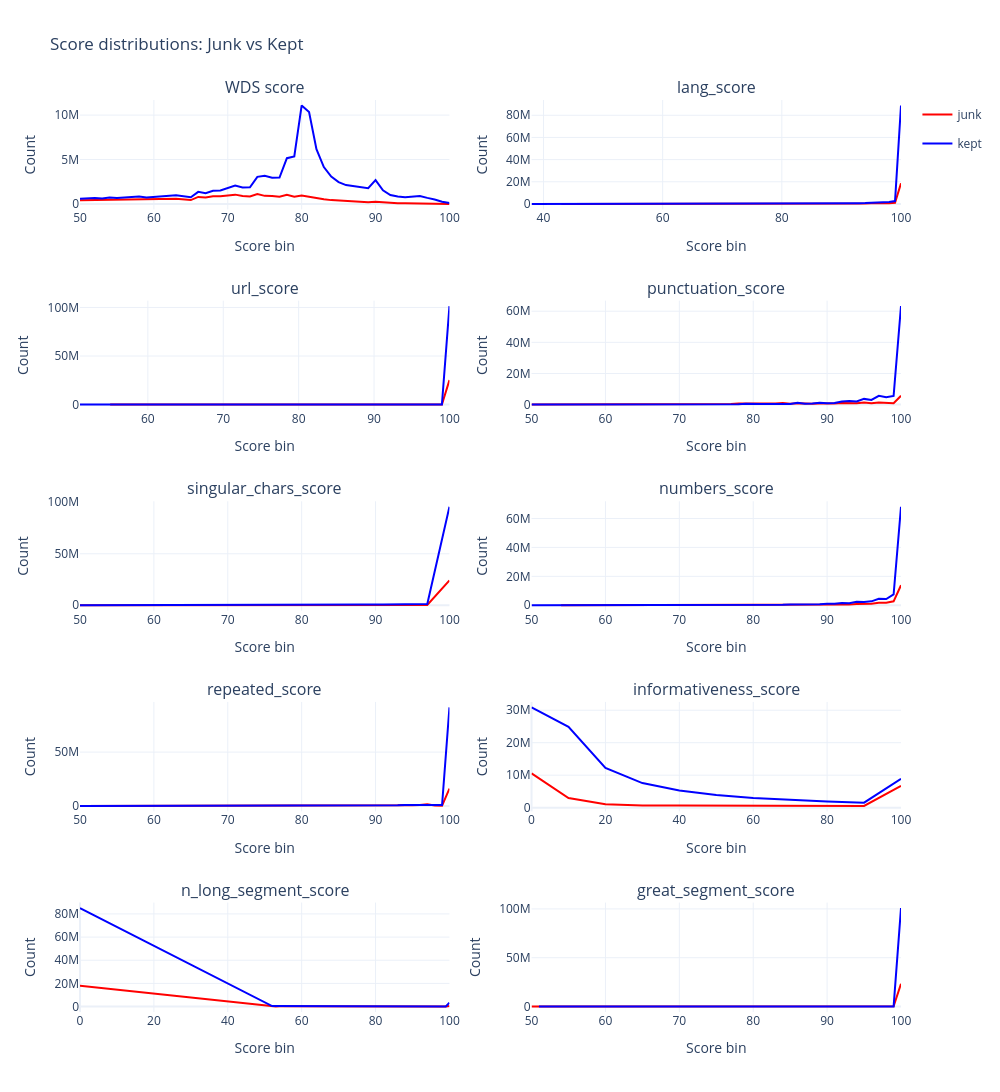

Notebook source saved alongside this figure:
### Code cell
import plotly.graph_objects as go
from plotly.subplots import make_subplots

titles = [
    'WDS score',
    'lang_score',
    'url_score',
    'punctuation_score',
    'singular_chars_score',
    'numbers_score',
    'repeated_score',
    'informativeness_score',
    'n_long_segment_score',
    'great_segment_score'
]

fig = make_subplots(
    rows=5,
    cols=2,
    subplot_titles=titles
)

for i, title in enumerate(titles):
    row = i // 2 + 1
    col = i % 2 + 1

    for dataset, color in [("junk", "red"), ("kept", "blue")]:
        x = list(data[dataset][i].keys())
        y = list(data[dataset][i].values())

        fig.add_trace(
            go.Scatter(
                x=x,
                y=y,
                mode="lines",
                name=dataset,
                legendgroup=dataset,
                showlegend=(i == 0),
                line=dict(color=color)
            ),
            row=row,
            col=col
        )

fig.update_layout(
    height=1200,
    width=1000,
    title="Score distributions: Junk vs Kept",
    template="plotly_white"
)

fig.update_xaxes(title_text="Score bin")
fig.update_yaxes(title_text="Count")

fig.show()

### Figure 1 — Plotly figure (JSON) as saved in the notebook; plotly's stock layout.template omitted (floating-point values rounded to 4 significant figures)
{"data": [{"legendgroup": "junk", "line": {"color": "red"}, "mode": "lines", "name": "junk", "showlegend": true, "type": "scatter", "x": [50, 51, 52, 53, 54, 55, 56, 57, 58, 59, 60, 61, 62, 63, 65, 66, 67, 68, 69, 70, 71, 72, 73, 74, 75, 76, 77, 78, 79, 80, 81, 82, 83, 84, 85, 86, 87, 88, 89, 90, 91, 92, 93, 94, 95, 96, 97, 98, 99, 100], "xaxis": "x", "y": [434076, 448816, 431406, 434003, 475011, 453505, 484533, 486836, 542073, 526416, 543479, 565062, 598377, 584824, 440419, 792725, 742938, 862358, 862774, 930040, 1052004, 890931, 842746, 1131511, 913964, 891275, 811236, 1026907, 806610, 966371, 815144, 621977, 535183, 435833, 375244, 301119, 244332, 198267, 184447, 250474, 190469, 102806, 82242, 75279, 70541, 62436, 41029, 22230, 7284, 3357], "yaxis": "y"}, {"legendgroup": "kept", "line": {"color": "blue"}, "mode": "lines", "name": "kept", "showlegend": true, "type": "scatter", "x": [50, 51, 52, 53, 54, 55, 56, 57, 58, 59, 60, 61, 62, 63, 65, 66, 67, 68, 69, 70, 71, 72, 73, 74, 75, 76, 77, 78, 79, 80, 81, 82, 83, 84, 85, 86, 87, 88, 89, 90, 91, 92, 93, 94, 95, 96, 97, 98, 99, 100], "xaxis": "x", "y": [586707, 636907, 661761, 627953, 733563, 661417, 724096, 729507, 831108, 732131, 804262, 881326, 934307, 975590, 760408, 1366966, 1207666, 1485496, 1516090, 1832012, 2065496, 1869317, 1879570, 3051107, 3177864, 2963955, 2971462, 5149891, 5354740, 11081498, 10341140, 6159022, 4155664, 3077140, 2467253, 2125850, 2013653, 1884280, 1776419, 2687894, 1541146, 1006844, 836815, 767637, 817233, 897236, 688064, 513336, 251975, 101405], "yaxis": "y"}, {"legendgroup": "junk", "line": {"color": "red"}, "mode": "lines", "name": "junk", "showlegend": false, "type": "scatter", "x": [43, 44, 46, 47, 48, 49, 50, 51, 52, 53, 54, 55, 56, 57, 58, 59, 60, 61, 62, 63, 64, 65, 66, 67, 68, 69, 70, 71, 72, 73, 74, 75, 76, 77, 78, 79, 80, 81, 82, 83, 84, 85, 86, 87, 88, 89, 90, 91, 92, 93, 94, 95, 96, 97, 98, 99, 100], "xaxis": "x2", "y": [1, 1, 4, 3, 6, 9, 20, 32, 45, 50, 64, 70, 103, 128, 163, 242, 269, 412, 977, 1252, 1826, 2284, 3225, 4249, 5977, 7125, 8501, 9986, 12052, 13823, 15859, 17958, 20603, 23654, 26722, 31038, 34650, 40235, 47067, 54065, 65701, 75506, 90783, 106702, 126229, 150347, 178771, 217059, 275980, 371163, 526742, 726074, 981074, 879079, 740269, 1064227, 18632463], "yaxis": "y2"}, {"legendgroup": "kept", "line": {"color": "blue"}, "mode": "lines", "name": "kept", "showlegend": false, "type": "scatter", "x": [38, 39, 40, 41, 42, 43, 44, 45, 46, 47, 48, 49, 50, 51, 52, 53, 54, 55, 56, 57, 58, 59, 60, 61, 62, 63, 64, 65, 66, 67, 68, 69, 70, 71, 72, 73, 74, 75, 76, 77, 78, 79, 80, 81, 82, 83, 84, 85, 86, 87, 88, 89, 90, 91, 92, 93, 94, 95, 96, 97, 98, 99, 100], "xaxis": "x2", "y": [1, 1, 1, 6, 16, 33, 80, 149, 231, 355, 366, 535, 708, 802, 1046, 1231, 1297, 1514, 1750, 1985, 2249, 2701, 3335, 4730, 7739, 8936, 11285, 13065, 15840, 19021, 22980, 26744, 30861, 35868, 41459, 46894, 53001, 60125, 67586, 76418, 85844, 93287, 101213, 113764, 129003, 144292, 164159, 186651, 212282, 242740, 282596, 331450, 390095, 466211, 550035, 642961, 771139, 945832, 1164548, 1473250, 1883346, 2609719, 88816818], "yaxis": "y2"}, {"legendgroup": "junk", "line": {"color": "red"}, "mode": "lines", "name": "junk", "showlegend": false, "type": "scatter", "x": [55, 56, 57, 58, 59, 60, 61, 62, 63, 64, 65, 66, 67, 68, 69, 70, 71, 72, 73, 74, 75, 76, 77, 78, 79, 80, 81, 82, 83, 84, 85, 86, 87, 88, 89, 90, 91, 92, 93, 94, 95, 96, 97, 98, 99, 100], "xaxis": "x3", "y": [1, 2, 8, 9, 7, 14, 28, 49, 90, 96, 153, 162, 220, 346, 430, 575, 647, 786, 831, 851, 2511, 3170, 4033, 4998, 4742, 6265, 7299, 8763, 8915, 7877, 8081, 9196, 9896, 11852, 11082, 10587, 12235, 14153, 13961, 14883, 13966, 16681, 17843, 21662, 22091, 25320872], "yaxis": "y3"}, {"legendgroup": "kept", "line": {"color": "blue"}, "mode": "lines", "name": "kept", "showlegend": false, "type": "scatter", "x": [51, 52, 53, 54, 55, 56, 57, 58, 59, 60, 61, 62, 63, 64, 65, 66, 67, 68, 69, 70, 71, 72, 73, 74, 75, 76, 77, 78, 79, 80, 81, 82, 83, 84, 85, 86, 87, 88, 89, 90, 91, 92, 93, 94, 95, 96, 97, 98, 99, 100], "xaxis": "x3", "y": [1, 1, 2, 8, 16, 14, 42, 65, 61, 141, 165, 341, 453, 513, 905, 1056, 1873, 3070, 3897, 5401, 5845, 7898, 7275, 7550, 20053, 21627, 28339, 33490, 26990, 28813, 32343, 40401, 32498, 25114, 25349, 28767, 29613, 36370, 34562, 34777, 39237, 46496, 46188, 47360, 45460, 54029, 55470, 66460, 60985, 101376795], "yaxis": "y3"}, {"legendgroup": "junk", "line": {"color": "red"}, "mode": "lines", "name": "junk", "showlegend": false, "type": "scatter", "x": [50, 51, 52, 53, 54, 55, 56, 57, 58, 59, 60, 61, 62, 63, 64, 65, 66, 67, 68, 69, 70, 71, 72, 73, 74, 75, 76, 77, 78, 79, 80, 81, 82, 83, 84, 85, 86, 87, 88, 89, 90, 91, 92, 93, 94, 95, 96, 97, 98, 99, 100], "xaxis": "x4", "y": [32, 6, 11, 14, 42, 134, 223, 24261, 682, 818, 948, 1068, 13637, 29789, 111950, 40177, 50681, 56965, 63674, 66151, 104657, 168523, 82353, 145807, 124050, 276391, 276667, 374028, 737932, 671655, 579780, 907058, 630292, 641027, 972586, 615719, 951720, 520099, 502690, 779021, 571416, 639125, 1096000, 908527, 832747, 1302977, 892849, 1339392, 905118, 929696, 5651754], "yaxis": "y4"}, {"legendgroup": "kept", "line": {"color": "blue"}, "mode": "lines", "name": "kept", "showlegend": false, "type": "scatter", "x": [50, 51, 52, 53, 54, 55, 56, 57, 58, 59, 60, 61, 62, 63, 64, 65, 66, 67, 68, 69, 70, 71, 72, 73, 74, 75, 76, 77, 78, 79, 80, 81, 82, 83, 84, 85, 86, 87, 88, 89, 90, 91, 92, 93, 94, 95, 96, 97, 98, 99, 100], "xaxis": "x4", "y": [187, 54, 94, 173, 357, 976, 1260, 23884, 1828, 2279, 2586, 3474, 11942, 20516, 172101, 18423, 21146, 23899, 27038, 30299, 50565, 268074, 46141, 81426, 66904, 124335, 106240, 132298, 248836, 487717, 203252, 385596, 312412, 356013, 614484, 466956, 1260585, 592163, 668703, 1190151, 943739, 1099324, 2010287, 2335505, 1965885, 3672398, 3018480, 5664074, 4736080, 5615752, 63277288], "yaxis": "y4"}, {"legendgroup": "junk", "line": {"color": "red"}, "mode": "lines", "name": "junk", "showlegend": false, "type": "scatter", "x": [50, 51, 52, 53, 54, 55, 56, 57, 58, 59, 60, 61, 62, 63, 64, 65, 66, 67, 68, 69, 70, 73, 76, 79, 82, 85, 88, 91, 94, 97, 100], "xaxis": "x5", "y": [1, 1, 15, 13, 11, 55, 24, 124, 400, 162, 469, 240, 2328, 2663, 2796, 16091, 7033, 19348, 46666, 23060, 63377, 49875, 68011, 85701, 105323, 126692, 148560, 183292, 233045, 289806, 24117737], "yaxis": "y5"}, {"legendgroup": "kept", "line": {"color": "blue"}, "mode": "lines", "name": "kept", "showlegend": false, "type": "scatter", "x": [50, 51, 52, 53, 54, 55, 56, 57, 58, 59, 60, 61, 62, 63, 64, 65, 66, 67, 68, 69, 70, 73, 76, 79, 82, 85, 88, 91, 94, 97, 100], "xaxis": "x5", "y": [7, 24, 130, 126, 122, 747, 406, 1196, 2729, 1282, 5826, 3113, 25239, 26510, 19903, 88577, 43679, 115549, 270467, 125017, 330131, 231296, 295865, 337935, 426185, 556960, 694008, 843146, 1032751, 1241812, 95643441], "yaxis": "y5"}, {"legendgroup": "junk", "line": {"color": "red"}, "mode": "lines", "name": "junk", "showlegend": false, "type": "scatter", "x": [54, 55, 56, 57, 58, 59, 60, 61, 62, 63, 64, 65, 66, 67, 68, 69, 70, 71, 72, 73, 74, 75, 76, 77, 78, 79, 80, 81, 82, 83, 84, 85, 86, 87, 88, 89, 90, 91, 92, 93, 94, 95, 96, 97, 98, 99, 100], "xaxis": "x6", "y": [2, 8, 24, 36, 95, 125, 202, 269, 538, 694, 905, 740, 1520, 1983, 2975, 3841, 4928, 9321, 10496, 17407, 16338, 19216, 30045, 27866, 45294, 43832, 72930, 67289, 78729, 120400, 107169, 154521, 130083, 193058, 164182, 193337, 312905, 291428, 486975, 459335, 798142, 784431, 991791, 1741926, 1676470, 2730908, 13798210], "yaxis": "y6"}, {"legendgroup": "kept", "line": {"color": "blue"}, "mode": "lines", "name": "kept", "showlegend": false, "type": "scatter", "x": [50, 51, 52, 53, 54, 55, 56, 57, 58, 59, 60, 61, 62, 63, 64, 65, 66, 67, 68, 69, 70, 71, 72, 73, 74, 75, 76, 77, 78, 79, 80, 81, 82, 83, 84, 85, 86, 87, 88, 89, 90, 91, 92, 93, 94, 95, 96, 97, 98, 99, 100], "xaxis": "x6", "y": [1, 2, 2, 12, 22, 20, 57, 95, 175, 238, 369, 584, 2380, 3572, 5661, 4907, 10262, 12740, 17550, 21329, 27422, 47947, 47263, 79373, 72518, 85765, 134025, 116121, 176191, 147355, 216373, 198562, 233942, 370181, 333500, 524627, 456334, 706240, 611243, 703885, 1113146, 999462, 1617844, 1464800, 2419431, 2251074, 2718760, 4513741, 4336194, 7460552, 68100330], "yaxis": "y6"}, {"legendgroup": "junk", "line": {"color": "red"}, "mode": "lines", "name": "junk", "showlegend": false, "type": "scatter", "x": [50, 51, 52, 53, 54, 55, 56, 57, 58, 59, 60, 61, 62, 63, 64, 65, 66, 67, 68, 69, 70, 71, 72, 73, 74, 75, 76, 77, 78, 79, 80, 81, 82, 83, 84, 85, 86, 87, 88, 89, 90, 91, 92, 93, 94, 95, 96, 97, 98, 99, 100], "xaxis": "x7", "y": [2, 2, 18, 87, 65, 192, 361, 450, 487, 595, 1182, 2108, 3693, 3698, 5935, 11334, 11752, 70568, 39688, 36802, 83859, 135156, 55845, 94635, 68745, 205034, 90641, 131176, 109146, 206286, 185118, 132236, 111148, 285610, 155082, 167430, 183550, 167188, 413173, 279159, 338978, 334892, 422137, 496725, 932607, 487675, 930880, 1457991, 430624, 230730, 16080444], "yaxis": "y7"}, {"legendgroup": "kept", "line": {"color": "blue"}, "mode": "lines", "name": "kept", "showlegend": false, "type": "scatter", "x": [50, 51, 52, 53, 54, 55, 56, 57, 58, 59, 60, 61, 62, 63, 64, 65, 66, 67, 68, 69, 70, 71, 72, 73, 74, 75, 76, 77, 78, 79, 80, 81, 82, 83, 84, 85, 86, 87, 88, 89, 90, 91, 92, 93, 94, 95, 96, 97, 98, 99, 100], "xaxis": "x7", "y": [21, 98, 277, 651, 902, 1756, 2773, 3905, 4599, 5128, 10140, 7381, 19255, 9892, 21195, 19266, 13758, 109224, 32505, 42259, 46909, 90265, 37558, 71204, 51123, 205587, 71736, 74293, 109193, 99964, 228923, 112402, 151037, 315300, 130820, 177548, 365686, 175364, 464395, 426900, 438187, 417236, 595905, 603179, 771665, 714964, 837595, 992733, 941307, 817576, 91522640], "yaxis": "y7"}, {"legendgroup": "junk", "line": {"color": "red"}, "mode": "lines", "name": "junk", "showlegend": false, "type": "scatter", "x": [0, 10, 20, 30, 40, 50, 60, 70, 80, 90, 100], "xaxis": "x8", "y": [10554518, 2972743, 1077492, 648035, 665935, 601203, 664663, 571715, 601180, 544736, 6690699], "yaxis": "y8"}, {"legendgroup": "kept", "line": {"color": "blue"}, "mode": "lines", "name": "kept", "showlegend": false, "type": "scatter", "x": [0, 10, 20, 30, 40, 50, 60, 70, 80, 90, 100], "xaxis": "x8", "y": [30873432, 24916192, 12216170, 7573783, 5279347, 3875660, 2972960, 2331292, 1887078, 1533966, 8904299], "yaxis": "y8"}, {"legendgroup": "junk", "line": {"color": "red"}, "mode": "lines", "name": "junk", "showlegend": false, "type": "scatter", "x": [0, 52, 53, 54, 55, 56, 57, 58, 59, 60, 61, 62, 63, 64, 65, 66, 67, 68, 69, 70, 71, 72, 73, 74, 75, 76, 77, 78, 79, 80, 81, 82, 83, 84, 85, 86, 87, 88, 89, 90, 91, 92, 93, 94, 95, 96, 97, 98, 99, 100], "xaxis": "x9", "y": [18030897, 131295, 143573, 163349, 174771, 178159, 182287, 268898, 264488, 290496, 284135, 350669, 333687, 325615, 327807, 304564, 288215, 330127, 273253, 257719, 235542, 234330, 200814, 172788, 156568, 136236, 118523, 137525, 102055, 79021, 77744, 73760, 50506, 44944, 39630, 31637, 31977, 32265, 26023, 28122, 21525, 25114, 19917, 19062, 15214, 13919, 14880, 15131, 12529, 521614], "yaxis": "y9"}, {"legendgroup": "kept", "line": {"color": "blue"}, "mode": "lines", "name": "kept", "showlegend": false, "type": "scatter", "x": [0, 52, 53, 54, 55, 56, 57, 58, 59, 60, 61, 62, 63, 64, 65, 66, 67, 68, 69, 70, 71, 72, 73, 74, 75, 76, 77, 78, 79, 80, 81, 82, 83, 84, 85, 86, 87, 88, 89, 90, 91, 92, 93, 94, 95, 96, 97, 98, 99, 100], "xaxis": "x9", "y": [85098292, 413188, 423273, 451667, 462378, 416378, 343809, 432322, 391332, 390242, 366774, 396924, 373901, 365903, 364493, 342863, 329189, 380312, 337896, 316081, 318994, 336269, 314359, 303719, 302882, 304634, 292438, 358015, 294798, 260519, 273976, 283169, 245571, 229930, 236082, 200429, 215434, 221282, 189639, 182843, 153602, 177518, 152027, 138435, 123565, 111297, 116647, 118976, 101729, 3408184], "yaxis": "y9"}, {"legendgroup": "junk", "line": {"color": "red"}, "mode": "lines", "name": "junk", "showlegend": false, "type": "scatter", "x": [50, 51, 52, 53, 54, 55, 56, 57, 58, 59, 60, 61, 62, 63, 64, 65, 66, 67, 68, 69, 70, 71, 72, 73, 74, 75, 76, 77, 78, 79, 80, 81, 82, 83, 84, 85, 86, 87, 88, 89, 90, 91, 92, 93, 94, 95, 96, 97, 98, 99, 100], "xaxis": "x10", "y": [1, 4, 12, 34, 46, 245, 364, 568, 787, 1011, 1234, 1537, 2308, 2716, 3273, 3546, 4428, 5049, 5878, 6668, 12018, 17959, 19903, 22441, 25463, 28459, 30779, 33758, 36693, 40058, 41798, 45746, 49115, 52927, 57618, 62076, 67187, 72636, 78255, 85669, 92969, 100723, 109550, 118959, 129330, 138277, 148041, 158124, 167981, 179439, 23329259], "yaxis": "y10"}, {"legendgroup": "kept", "line": {"color": "blue"}, "mode": "lines", "name": "kept", "showlegend": false, "type": "scatter", "x": [51, 52, 53, 54, 55, 56, 57, 58, 59, 60, 61, 62, 63, 64, 65, 66, 67, 68, 69, 70, 71, 72, 73, 74, 75, 76, 77, 78, 79, 80, 81, 82, 83, 84, 85, 86, 87, 88, 89, 90, 91, 92, 93, 94, 95, 96, 97, 98, 99, 100], "xaxis": "x10", "y": [8, 26, 31, 47, 124, 200, 320, 418, 624, 741, 990, 1728, 1982, 2382, 2752, 3148, 3394, 3793, 3976, 7010, 10791, 12073, 13413, 14481, 16011, 17707, 19397, 20821, 21940, 23766, 27287, 30178, 33597, 36850, 40570, 44481, 48866, 52699, 57102, 62079, 67043, 72811, 79251, 85351, 91535, 98673, 105250, 113289, 121392, 100891781], "yaxis": "y10"}], "layout": {"annotations": [{"font": {"size": 16}, "showarrow": false, "text": "WDS score", "x": 0.225, "xanchor": "center", "xref": "paper", "y": 1, "yanchor": "bottom", "yref": "paper"}, {"font": {"size": 16}, "showarrow": false, "text": "lang_score", "x": 0.775, "xanchor": "center", "xref": "paper", "y": 1, "yanchor": "bottom", "yref": "paper"}, {"font": {"size": 16}, "showarrow": false, "text": "url_score", "x": 0.225, "xanchor": "center", "xref": "paper", "y": 0.78, "yanchor": "bottom", "yref": "paper"}, {"font": {"size": 16}, "showarrow": false, "text": "punctuation_score", "x": 0.775, "xanchor": "center", "xref": "paper", "y": 0.78, "yanchor": "bottom", "yref": "paper"}, {"font": {"size": 16}, "showarrow": false, "text": "singular_chars_score", "x": 0.225, "xanchor": "center", "xref": "paper", "y": 0.56, "yanchor": "bottom", "yref": "paper"}, {"font": {"size": 16}, "showarrow": false, "text": "numbers_score", "x": 0.775, "xanchor": "center", "xref": "paper", "y": 0.56, "yanchor": "bottom", "yref": "paper"}, {"font": {"size": 16}, "showarrow": false, "text": "repeated_score", "x": 0.225, "xanchor": "center", "xref": "paper", "y": 0.34, "yanchor": "bottom", "yref": "paper"}, {"font": {"size": 16}, "showarrow": false, "text": "informativeness_score", "x": 0.775, "xanchor": "center", "xref": "paper", "y": 0.34, "yanchor": "bottom", "yref": "paper"}, {"font": {"size": 16}, "showarrow": false, "text": "n_long_segment_score", "x": 0.225, "xanchor": "center", "xref": "paper", "y": 0.12, "yanchor": "bottom", "yref": "paper"}, {"font": {"size": 16}, "showarrow": false, "text": "great_segment_score", "x": 0.775, "xanchor": "center", "xref": "paper", "y": 0.12, "yanchor": "bottom", "yref": "paper"}], "height": 1200, "title": {"text": "Score distributions: Junk vs Kept"}, "width": 1000, "xaxis": {"anchor": "y", "domain": [0, 0.45], "title": {"text": "Score bin"}}, "xaxis10": {"anchor": "y10", "domain": [0.55, 1], "title": {"text": "Score bin"}}, "xaxis2": {"anchor": "y2", "domain": [0.55, 1], "title": {"text": "Score bin"}}, "xaxis3": {"anchor": "y3", "domain": [0, 0.45], "title": {"text": "Score bin"}}, "xaxis4": {"anchor": "y4", "domain": [0.55, 1], "title": {"text": "Score bin"}}, "xaxis5": {"anchor": "y5", "domain": [0, 0.45], "title": {"text": "Score bin"}}, "xaxis6": {"anchor": "y6", "domain": [0.55, 1], "title": {"text": "Score bin"}}, "xaxis7": {"anchor": "y7", "domain": [0, 0.45], "title": {"text": "Score bin"}}, "xaxis8": {"anchor": "y8", "domain": [0.55, 1], "title": {"text": "Score bin"}}, "xaxis9": {"anchor": "y9", "domain": [0, 0.45], "title": {"text": "Score bin"}}, "yaxis": {"anchor": "x", "domain": [0.88, 1], "title": {"text": "Count"}}, "yaxis10": {"anchor": "x10", "domain": [0, 0.12], "title": {"text": "Count"}}, "yaxis2": {"anchor": "x2", "domain": [0.88, 1], "title": {"text": "Count"}}, "yaxis3": {"anchor": "x3", "domain": [0.66, 0.78], "title": {"text": "Count"}}, "yaxis4": {"anchor": "x4", "domain": [0.66, 0.78], "title": {"text": "Count"}}, "yaxis5": {"anchor": "x5", "domain": [0.44, 0.56], "title": {"text": "Count"}}, "yaxis6": {"anchor": "x6", "domain": [0.44, 0.56], "title": {"text": "Count"}}, "yaxis7": {"anchor": "x7", "domain": [0.22, 0.34], "title": {"text": "Count"}}, "yaxis8": {"anchor": "x8", "domain": [0.22, 0.34], "title": {"text": "Count"}}, "yaxis9": {"anchor": "x9", "domain": [0, 0.12], "title": {"text": "Count"}}}}
